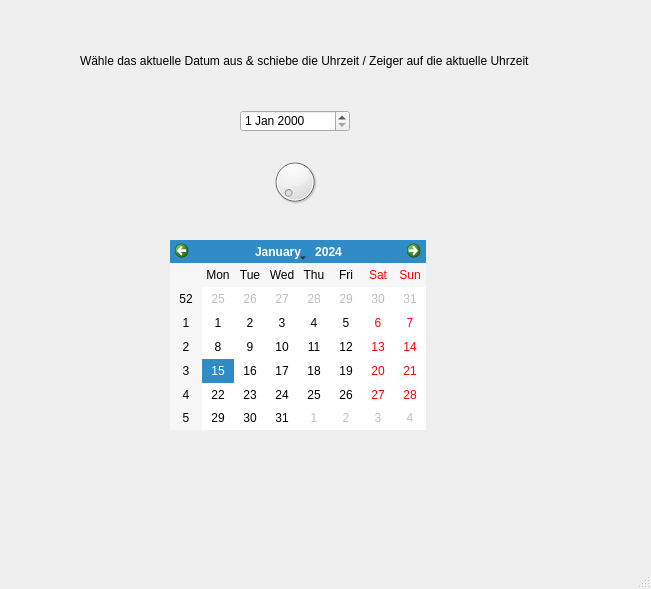
<?xml version="1.0" encoding="UTF-8"?>
<ui version="4.0">
 <class>MainWindow</class>
 <widget class="QMainWindow" name="MainWindow">
  <property name="geometry">
   <rect>
    <x>0</x>
    <y>0</y>
    <width>651</width>
    <height>589</height>
   </rect>
  </property>
  <property name="cursor">
   <cursorShape>ArrowCursor</cursorShape>
  </property>
  <property name="windowTitle">
   <string>MainWindow</string>
  </property>
  <property name="whatsThis">
   <string/>
  </property>
  <property name="autoFillBackground">
   <bool>false</bool>
  </property>
  <widget class="QWidget" name="centralwidget">
   <widget class="QCalendarWidget" name="calendarWidget">
    <property name="geometry">
     <rect>
      <x>170</x>
      <y>240</y>
      <width>256</width>
      <height>190</height>
     </rect>
    </property>
   </widget>
   <widget class="QLabel" name="label">
    <property name="geometry">
     <rect>
      <x>80</x>
      <y>40</y>
      <width>481</width>
      <height>41</height>
     </rect>
    </property>
    <property name="text">
     <string>Wähle das aktuelle Datum aus &amp; schiebe die Uhrzeit / Zeiger auf die aktuelle Uhrzeit</string>
    </property>
   </widget>
   <widget class="QDateEdit" name="dateEdit">
    <property name="geometry">
     <rect>
      <x>240</x>
      <y>110</y>
      <width>110</width>
      <height>22</height>
     </rect>
    </property>
   </widget>
   <widget class="QDial" name="dial">
    <property name="geometry">
     <rect>
      <x>270</x>
      <y>150</y>
      <width>50</width>
      <height>64</height>
     </rect>
    </property>
   </widget>
  </widget>
  <widget class="QMenuBar" name="menubar">
   <property name="geometry">
    <rect>
     <x>0</x>
     <y>0</y>
     <width>651</width>
     <height>22</height>
    </rect>
   </property>
  </widget>
  <widget class="QStatusBar" name="statusbar"/>
 </widget>
 <resources/>
 <connections/>
</ui>
